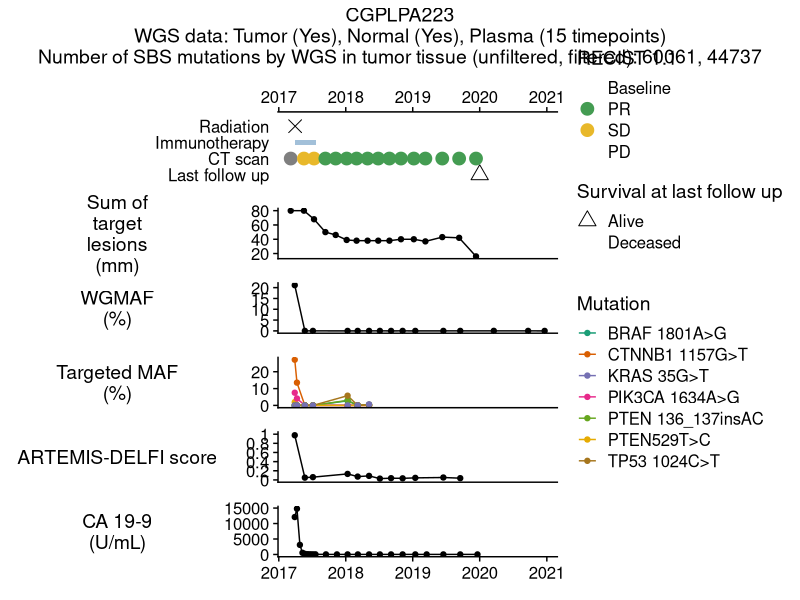
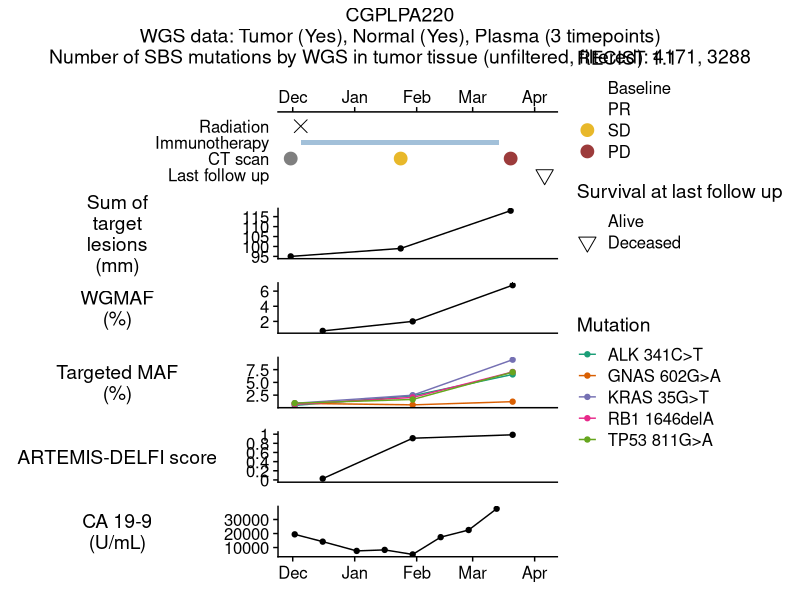

Write R code to recreate these figures, in order.
## ---- chunk 1
library(here)
library(tidyverse)
library(readxl)
library(patchwork)
## ---- chunk 2
# Reading in the ID conversion table
id.df<-read_excel(here("data/i07_input.xlsx"), sheet="ID_comparison", na = "#NULL!")
id.df$patient_id <- gsub("P$|P1$", "", id.df$CGID)
id.df$StudySubjectID<-as.numeric(id.df$StudySubjectID)

# Reading in a clinical metadata file and extracting the date of radiation, ipi, and nivo
clin.df<-read_excel(here("data/i07_input.xlsx"), sheet="CheckPAC_DATA4", na = "#NULL!")

clin.df$StudySubjectID<-as.numeric(clin.df$StudySubjectID)
clin.df$Survival_status<-as.numeric(clin.df$Survival_status)

tx_dates.df <- left_join(id.df, clin.df, by = "StudySubjectID") %>%
                 mutate(immunotx_start_date1 = pmin(Nivo_StartDate, Ipi_StartDate, na.rm = T),
                        immunotx_end_date1 = pmax(Nivo_LastDate, Ipi_LastDate, na.rm = T),
                        immunotx_start_date2 = pmin(Nivo_ReStart, Ipi_ReStart, na.rm = T),
                        immunotx_end_date2 = pmax(Nivo_ReStop, Ipi_ReStop, na.rm = T)) %>%
                 select(patient_id, radiation_date = Radiation_Date,
                        immunotx_start_date1, immunotx_end_date1, immunotx_start_date2, immunotx_end_date2) %>%
                 mutate(across(contains("date"), as.Date))
# Extracting date of death
survival.df <- left_join(id.df, clin.df, by = "StudySubjectID") %>%
                 select(patient_id, date = Survival_date, status = Survival_status) %>%
                 mutate(date = as.Date(date),
                        status = ifelse(status == 2, "Deceased", "Alive")) %>%
                 mutate(status = factor(status, levels = c("Alive", "Deceased"))) %>%
              mutate(date = as.Date(date, format = "%m/%d/%Y"))

# Reading in TMB for 34 samples with T/N/plasma WGS sequencing
tmb.df <- read_excel(here("data/i07_input.xlsx"), sheet="tumor_tmb", na = "#NULL!") %>%
            mutate(summary = paste0("Number of SBS mutations by WGS in tumor tissue (unfiltered, filtered): ", sbs.tmb, ", ", sbs.tmb.filtered))

# Reading in the patient samples summary that indicates if T/N/plasma WGS is available for each patient
wgs_patient_sample_summary.df <- read_excel(here("data/i07_input.xlsx"), sheet="patient_summary", na = "#NULL!") %>%
                                   mutate(summary = paste0("WGS data: Tumor (", tumor_tissue, "), Normal (", normal_tissue, "), Plasma (", plasma_100bp, " timepoints)"))

# Reading in DELFI scores
delfi.df <- read_excel(here("data/i07_input.xlsx"), sheet="checkpac_preds", na = "#NULL!") %>%
              rename(plasma_id = id, patient_id = Patient, score = 'ARTEMIS-DELFI Score') %>%
                mutate(date = as.Date(date, format = "%m/%d/%Y"))

# Reading in WGS MAFs
wgs_maf.df <- read_excel(here("data/i07_input.xlsx"), sheet="plasma_mafs", na = "#NULL!") %>%
                rename(date = "date_blood_draw") %>% mutate(date = as.Date(date, format = "%m/%d/%Y")) %>%
  filter(plasma_read_length!="150")

# Reading in targeted sequencing MAFs
targeted_maf.df <- read_excel(here("data/i07_input.xlsx"), sheet="targeted_sequencing", na = "#NULL!") %>%
                     mutate(date = as.Date(date_blood_draw, format = "%m/%d/%Y")) %>%
                     select(patient_id, date, mutation, maf)

# Reading in CA-19-9 measurements
ca19.df <- read_excel(here("data/i07_input.xlsx"), sheet="CA19-9", na = "#NULL!") %>%
             left_join(., id.df, by = c("biopac_id" = "Biopac ID")) %>%
             mutate(date = as.Date(date_blood_draw, format = "%m/%d/%Y")) %>%
             select(patient_id, date, ca19_9)

# Reading in RECIST response information
recist.df <- read_excel(here("data/i07_input.xlsx"), sheet="RECIST", na = "#NULL!") %>%
               left_join(., id.df, by = c("biopac_id" = "Biopac ID")) %>%
               mutate(date = as.Date(date_ct, format = "%m/%d/%Y")) %>%
               select(patient_id, date, sum_target_lesions, recist_response) %>%
               mutate(recist_response = ifelse(is.na(recist_response), "Baseline", recist_response)) %>%
               mutate(recist_response = factor(recist_response, levels = c("Baseline", "PR", "SD", "PD")))
recist.df$sum_target_lesions<-as.numeric(recist.df$sum_target_lesions)

# Getting the dates of the first / last measurements to be plotted for each patient
date_range.df <- bind_rows(pivot_longer(tx_dates.df, !patient_id, names_to = NULL, values_to = "date", values_drop_na = T),
                           select(survival.df, c(patient_id, date)),
                           select(delfi.df, c(patient_id, date)),
                           select(wgs_maf.df, c(patient_id, date)),
                           select(targeted_maf.df, c(patient_id, date)),
                           select(ca19.df, c(patient_id, date)),
                           select(recist.df, c(patient_id, date))) %>%
                   group_by(patient_id) %>%
                   summarise(date_initial = min(date),
                             date_final = max(date))
## ---- chunk 3
# Generating a figure of cfDNA  metrics, ca19-9,  and clinical information for each patient
exampleA <- id.df$patient_id[str_detect(id.df$patient_id, "223")]
exampleB <- id.df$patient_id[str_detect(id.df$patient_id, "220")]
patient_ids <- c(exampleA, exampleB)

for (i in 1:length(patient_ids)) {

  date_range.df.i <- filter(date_range.df, patient_id == patient_ids[i])
  date_initial.i <- date_range.df.i$date_initial
  date_final.i <- date_range.df.i$date_final

  # Clinical information
  recist.df.i <- filter(recist.df, patient_id == patient_ids[i])
  recist.df.i$recist_response<-as.factor(recist.df.i$recist_response)
  tx_dates.df.i <- filter(tx_dates.df, patient_id == patient_ids[i])
  survival.df.i <- filter(survival.df, patient_id == patient_ids[i])
  survival.df.i$status<-as.factor(survival.df.i$status)
  
  p.clinical <- ggplot() +
                  geom_point(data = NULL, aes(x = tx_dates.df.i$radiation_date, y = 1.75), color = "black", shape = 4, size = 4) +
                  geom_rect(data = NULL, aes(xmin = tx_dates.df.i$immunotx_start_date1, xmax = tx_dates.df.i$immunotx_end_date1, ymin = 1.3125, ymax = 1.4375), color = NA, fill = "steelblue", alpha = 0.5) +
                  geom_rect(data = NULL, aes(xmin = tx_dates.df.i$immunotx_start_date2, xmax = tx_dates.df.i$immunotx_end_date2, ymin = 1.3125, ymax = 1.4375), color = NA, fill = "steelblue", alpha = 0.5) +
                  geom_point(data = survival.df.i, aes(x = date, y = 0.625, shape = status), size = 4) +
                  cowplot::theme_cowplot() +
                  theme(axis.title.y = element_blank(),
                        axis.line.y = element_blank(),
                        axis.ticks.y = element_blank(),
                        axis.title.x = element_blank()) +
                  scale_color_manual(name = "RECIST 1.1", 
                                     breaks = c("Baseline", "PR", "SD", "PD"),
                                     values  = c("grey65", "#449c52", "#e8b82a", "#9c3b3b"),
                                     drop = F) +
                  scale_shape_manual(name = "Survival at last follow up",
                                     breaks = c("Alive", "Deceased"),
                                     values = c(2, 6), 
                                     drop = F) +
                  xlab("Date") +
                  coord_cartesian(xlim = c(date_initial.i, date_final.i), ylim = c(0.375, 2)) +
                  scale_y_continuous(breaks = c(0.625, 1, 1.375, 1.75), labels = c("Last follow up", "CT scan", "Immunotherapy", "Radiation")) +
                  scale_x_date(position = "top")

  # Add CT scan / RECIST information for patients that have it
  if (nrow(recist.df.i) > 0) {
    p.clinical <- p.clinical +
                    geom_point(data = recist.df.i, 
                               aes(x = date, y = 1, color = recist_response),
                               size = 4
                           #    ,show.legend = FALSE
                               ) + #ADDED-LG
                    guides(color = guide_legend(order = 1), shape = guide_legend(order = 2))
  }

  # Sum target lesions
  p.sum_target_lesions <- ggplot(recist.df.i, aes(x = date, y = sum_target_lesions)) +
                            geom_line() +
                            geom_point() +
                            cowplot::theme_cowplot() +
                            theme(axis.title.y = element_text(angle = 0, vjust = 0.5, margin = margin(r = -45, unit = "pt")),
                                  axis.title.x = element_blank(),
                                  axis.ticks.x = element_blank(),
                                  axis.text.x = element_blank()) +
                           ylab("Sum of\ntarget\nlesions\n(mm)") +
                           xlab("Date") +
                           coord_cartesian(xlim = c(date_initial.i, date_final.i))

  # ARTEMIS-DELFI scores
  delfi.df.i <- filter(delfi.df, patient_id == patient_ids[i])
  p.delfi <- ggplot(delfi.df.i, aes(x = date, y = score)) +
               geom_line() +
               geom_point() +
               cowplot::theme_cowplot() +
               theme(axis.title.y = element_text(angle = 0, vjust = 0.5, margin = margin(r = -45, unit = "pt")),
                     axis.title.x = element_blank(),
                     axis.ticks.x = element_blank(),
                     axis.text.x = element_blank()) +
               ylab("ARTEMIS-DELFI score") +
               xlab("Date") +
               coord_cartesian(xlim = c(date_initial.i, date_final.i), ylim = c(0, 1)) +
               scale_y_continuous(breaks = c(0, 0.2, 0.4, 0.6, 0.8, 1), labels = c("0", "0.2", "0.4", "0.6", "0.8", "1"))

  # WGS MAFs
  wgs_maf.df.i <- filter(wgs_maf.df, patient_id == patient_ids[i])
  p.wgs_maf <- ggplot(wgs_maf.df.i, aes(x = date, y = mf * 100)) +
                 geom_line() +
                 geom_point() +
                 cowplot::theme_cowplot() +
                 theme(axis.title.y = element_text(angle = 0, vjust = 0.5, margin = margin(r = -45, unit = "pt")),
                       axis.title.x = element_blank(),
                       axis.ticks.x = element_blank(),
                       axis.text.x = element_blank()) +
                 ylab("WGMAF\n(%)") +
                 xlab("Date") +
                 coord_cartesian(xlim = c(date_initial.i, date_final.i))

  # Targeted MAFs
  targeted_maf.df.i <- filter(targeted_maf.df, patient_id == patient_ids[i])
  p.targeted_maf <- ggplot(targeted_maf.df.i, aes(x = date, y = maf * 100, group = mutation, color = mutation)) +
                      geom_line() +
                      geom_point() +
                      cowplot::theme_cowplot() +
                      theme(axis.title.y = element_text(angle = 0, vjust = 0.5, margin = margin(r = -45, unit = "pt")),
                            axis.title.x = element_blank(),
                            axis.ticks.x = element_blank(),
                            axis.text.x = element_blank()) +
                      scale_color_brewer(name = "Mutation", palette = "Dark2") +
                      ylab("Targeted MAF\n(%)") +
                      xlab("Date") +
                      coord_cartesian(xlim = c(date_initial.i, date_final.i))

  # CA-19-9 levels
  ca19.df.i <- filter(ca19.df, patient_id == patient_ids[i])
  p.ca19 <- ggplot(ca19.df.i, aes(x = date, y = ca19_9)) +
              geom_point() +
              geom_line() +
              cowplot::theme_cowplot() +
              theme(axis.title.y = element_text(angle = 0, vjust = 0.5, margin = margin(r = -45, unit = "pt")),
                    axis.title.x = element_blank())+
              ylab("CA 19-9\n(U/mL)") +
              xlab("Date") +
              coord_cartesian(xlim = c(date_initial.i, date_final.i))

   # Plot title information
   tmb.df.i <- filter(tmb.df, patient_id == patient_ids[i])
   wgs_patient_sample_summary.df.i <- filter(wgs_patient_sample_summary.df, patient_id == patient_ids[i])
   plot.title.i <- paste0(patient_ids[i], "\n",
                          ifelse(nrow(wgs_patient_sample_summary.df.i) > 0, wgs_patient_sample_summary.df.i$summary, "WGS data: Tumor (No), Normal (No), Plasma (0 timepoints)"), "\n",
                          ifelse(nrow(tmb.df.i) > 0, tmb.df.i$summary, "Number of SBS mutations by WGS in tumor tissue (unfiltered, filtered): not measured"))

   p.patient.i <- p.clinical / p.sum_target_lesions /p.wgs_maf / p.targeted_maf / p.delfi /  p.ca19 +
                   plot_layout(heights = c(1.15, 0.75, 0.75, 0.75, 0.75, 0.75)) +
                   plot_annotation(title = plot.title.i,
                                   theme = theme(plot.title = element_text(hjust = 0.5, size = 14)))

  print(p.patient.i)
}
